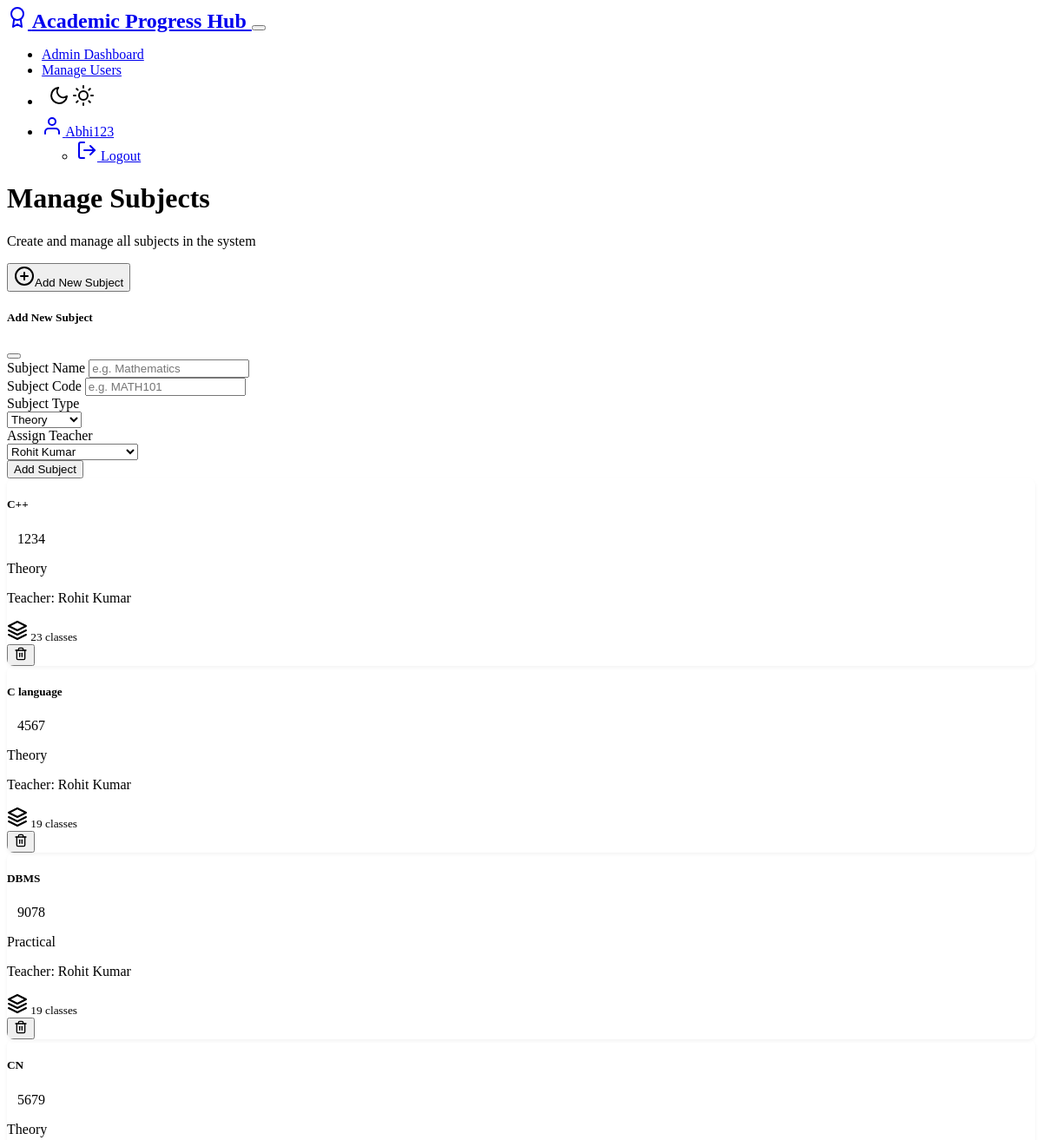
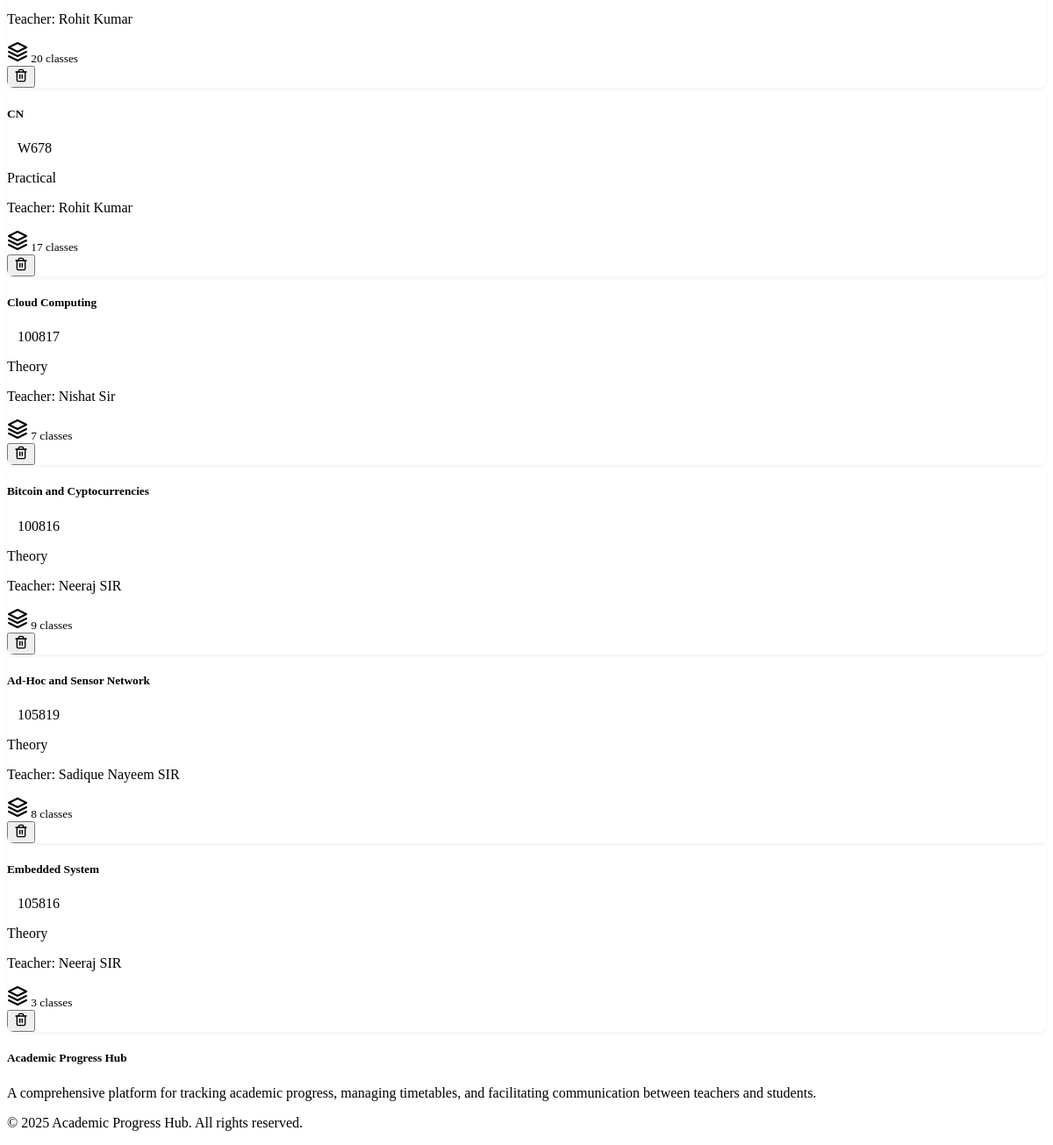
/admin/subjects (signed in), run on the app's committed database (2 pictures, top to bottom).
### models.py (models this page shows, shortened)
class User(UserMixin, db.Model):
    __tablename__ = 'users'
    id = db.Column(db.Integer, primary_key=True)
    username = db.Column(db.String(64), unique=True, nullable=False)
    email = db.Column(db.String(120), unique=True, nullable=False)
    password_hash = db.Column(db.String(256), nullable=False)
    role = db.Column(db.String(10), nullable=False)  # 'admin', 'teacher' or 'student'
    created_at = db.Column(db.DateTime, default=datetime.utcnow)
    teacher_profile = db.relationship('Teacher', backref='user', uselist=False, cascade='all, delete-orphan')
    student_profile = db.relationship('Student', backref='user', uselist=False, cascade='all, delete-orphan')
    @property
    def is_admin(self):
        return self.role == 'admin'

class Subject(db.Model):
    __tablename__ = 'subjects'
    id = db.Column(db.Integer, primary_key=True)
    name = db.Column(db.String(100), nullable=False)
    code = db.Column(db.String(20), nullable=False, unique=True)
    type = db.Column(db.String(20), nullable=False, default='Theory')
    teacher_id = db.Column(db.Integer, db.ForeignKey('teachers.id'), nullable=False)
    timetables = db.relationship('Timetable', backref='subject', cascade='all, delete-orphan')
    performances = db.relationship('Performance', backref='subject', cascade='all, delete-orphan')

### routes/admin_routes.py (the view)
    def decorated_function(*args, **kwargs):
        if not current_user.is_authenticated or not current_user.is_admin:
            flash('Access denied: Admin permissions required.', 'danger')
            return redirect(url_for('auth.login'))
        return f(*args, **kwargs)

### routes/admin_routes.py
    class SubjectForm(FlaskForm):
        name = StringField('Subject Name', validators=[DataRequired()])
        code = StringField('Subject Code', validators=[DataRequired()])
        type = SelectField('Subject Type', choices=[
            ('Theory', 'Theory'),
            ('Practical', 'Practical'),
            ('Laboratory', 'Laboratory')
        ], validators=[DataRequired()])
        teacher_id = SelectField('Assign Teacher', coerce=int, validators=[DataRequired()])
        submit = SubmitField('Add Subject')

### app.py (called while the page is built)
@login_manager.user_loader
def load_user(user_id):
    from models import User
    return User.query.get(int(user_id))

### routes/admin_routes.py (called while the page is built)
def admin_required(f):
    def decorated_function(*args, **kwargs):
        if not current_user.is_authenticated or not current_user.is_admin:
            flash('Access denied: Admin permissions required.', 'danger')
            return redirect(url_for('auth.login'))
        return f(*args, **kwargs)
    decorated_function.__name__ = f.__name__
    return login_required(decorated_function)

### templates/admin/subjects.html (shortened to what this page needs)
{% extends 'layout.html' %}
{% block content %}
<div class="row mb-4 align-items-center">
    <div class="col">
        <h1 class="mb-0">Manage Subjects</h1>
        <p class="text-muted">Create and manage all subjects in the system</p>
    </div>
    <div class="col-auto">
        <button type="button" class="btn btn-primary" data-bs-toggle="modal" data-bs-target="#newSubjectModal">
            <span data-feather="plus-circle" class="me-2"></span>Add New Subject
        </button>
    </div>
</div>
<div class="modal fade" id="newSubjectModal" tabindex="-1" aria-labelledby="newSubjectModalLabel" aria-hidden="true">
    <div class="modal-dialog">
        <div class="modal-content">
            <div class="modal-header">
                <h5 class="modal-title" id="newSubjectModalLabel">Add New Subject</h5>
                <button type="button" class="btn-close" data-bs-dismiss="modal" aria-label="Close"></button>
            </div>
            <div class="modal-body">
                <form method="POST" action="{{ url_for('admin.manage_subjects') }}">
                    <div class="mb-3">
                        {{ form.name.label(class="form-label") }}
                        {{ form.name(class="form-control", placeholder="e.g. Mathematics") }}
                    </div>
                    <div class="mb-3">
                        {{ form.code.label(class="form-label") }}
                        {{ form.code(class="form-control", placeholder="e.g. MATH101") }}
                    </div>
                    <div class="mb-3">
                        {{ form.type.label(class="form-label") }}
                        <div>
                            {{ form.type(class="form-select") }}
                        </div>
                    </div>
                    <div class="mb-3">
                        {{ form.teacher_id.label(class="form-label") }}
                        <div>
                            {{ form.teacher_id(class="form-select") }}
                        </div>
                    </div>
                    <div class="d-grid">
                        {{ form.submit(class="btn btn-primary") }}
                    </div>
                </form>
            </div>
        </div>
    </div>
</div>
{% if subjects %}
    <div class="row g-4">
        {% for subject in subjects %}
            <div class="col-md-6 col-lg-4">
                <div class="card h-100">
                    <div class="card-body">
                        <div class="d-flex justify-content-between align-items-center mb-2">
                            <h5 class="card-title mb-0">{{ subject.name }}</h5>
                            <span class="badge bg-secondary">{{ subject.code }}</span>
                        </div>
                        <p class="text-muted mb-2">{{ subject.type }}</p>
                        <p class="text-muted">Teacher: {{ subject.teacher.user.username }}</p>
                        <div class="d-flex justify-content-between mt-3">
                            <small class="text-muted">
                                <span data-feather="layers" class="me-1"></span>
                                {{ subject.timetables|length }} classes
                            </small>
                            <form method="POST" action="{{ url_for('admin.delete_subject', subject_id=subject.id) }}" onsubmit="return confirm('Are you sure you want to delete this subject? This will also delete all related timetables and performance records.');">
                                <button type="submit" class="btn btn-sm btn-outline-danger">
                                    <span data-feather="trash-2" style="width: 16px; height: 16px;"></span>
                                </button>
                            </form>
                        </div>
                    </div>
                </div>
            </div>
        {% endfor %}
    </div>
{% endif %}
{% endblock %}

### templates/layout.html (shortened to what this page needs)
<!DOCTYPE html>
<html lang="en" data-bs-theme="dark">
<head>
    <link rel="stylesheet" href="https://cdn.replit.com/agent/bootstrap-agent-dark-theme.min.css">
    <link rel="stylesheet" href="{{ url_for('static', filename='css/style.css') }}">
    {% if current_user.is_authenticated and current_user.role == 'admin' %}
    <link rel="stylesheet" href="{{ url_for('static', filename='css/admin/style.css') }}">
    {% endif %}
</head>
<body class="{% block body_class %}{% endblock %}">
    <nav class="navbar navbar-expand-lg navbar-dark bg-dark mb-4">
        <div class="container">
            <a class="navbar-brand" href="{{ url_for('index') }}">
                <span data-feather="award" class="me-2"></span>
                Academic Progress Hub
            </a>
            <button class="navbar-toggler" type="button" data-bs-toggle="collapse" data-bs-target="#navbarNav">
            </button>
            <div class="collapse navbar-collapse" id="navbarNav">
                <ul class="navbar-nav ms-auto">
                    {% if current_user.is_authenticated %}
                        {% if current_user.role == 'admin' %}
                            <li class="nav-item">
                                <a class="nav-link" href="{{ url_for('admin.admin_dashboard') }}">Admin Dashboard</a>
                            </li>
                            <li class="nav-item">
                                <a class="nav-link" href="{{ url_for('admin.manage_users') }}">Manage Users</a>
                            </li>
                        {% endif %}
                        <li class="nav-item">
                            <button class="nav-link btn theme-toggle px-2" id="themeToggle" title="Toggle Light/Dark Mode">
                                <span data-feather="moon" class="theme-icon-dark d-none"></span>
                                <span data-feather="sun" class="theme-icon-light"></span>
                            </button>
                        </li>
                        <li class="nav-item dropdown">
                            <a class="nav-link dropdown-toggle" href="#" id="userDropdown" role="button" data-bs-toggle="dropdown">
                                <span data-feather="user" class="me-1"></span>
                                {{ current_user.username }}
                            </a>
                            <ul class="dropdown-menu dropdown-menu-end">
                                <li>
                                    <a class="dropdown-item" href="{{ url_for('auth.logout') }}">
                                        <span data-feather="log-out" class="me-1"></span> Logout
                                    </a>
                                </li>
                            </ul>
                        </li>
                    {% endif %}
                </ul>
            </div>
        </div>
    </nav>
    <main class="container my-4">
        {% block content %}{% endblock %}
    </main>
    <footer class="bg-dark text-light py-4 mt-5">
        <div class="container">
            <div class="row">
                <div class="col-md-6">
                    <h5>Academic Progress Hub</h5>
                    <p>A comprehensive platform for tracking academic progress, managing timetables, and facilitating communication between teachers and students.</p>
                </div>
                <div class="col-md-6 text-md-end">
                    <p>&copy; 2025 Academic Progress Hub. All rights reserved.</p>
                </div>
            </div>
        </div>
    </footer>
</body>
</html>

### static/css/style.css (style rules this page uses)
:root { --transition-speed: 0.3s; }
.theme-toggle { background: transparent; border: none; cursor: pointer; padding: 0.5rem; transition: color var(--transition-speed); }
.navbar-brand { font-weight: bold; font-size: 1.5rem; }
.card { background-color: var(--bs-dark); border: 1px solid rgba(255, 255, 255, 0.1); box-shadow: 0 4px 6px rgba(0, 0, 0, 0.2); overflow: hidden; }
body, .card, .chart-container { transition: background-color var(--transition-speed) ease, color var(--transition-speed) ease, border-color var(--transition-speed) ease; }

### static/css/admin/style.css (style rules this page uses)
.badge { padding: 0.5em 0.75em; }
.modal-content { border-radius: 0.5rem; }
.card { border-radius: 0.5rem; border: none; box-shadow: 0 2px 4px rgba(0,0,0,0.05); }

### data on the page
User: username "Abhi123"
Subject: name "C++", code "1234", type "Theory", teacher.user.username "Rohit Kumar", timetables|length "23"
Subject: name "C language", code "4567", type "Theory", teacher.user.username "Rohit Kumar", timetables|length "19"
Subject: name "DBMS", code "9078", type "Practical", teacher.user.username "Rohit Kumar", timetables|length "19"
Subject: name "CN", code "5679", type "Theory", teacher.user.username "Rohit Kumar", timetables|length "20"
Subject: name "CN", code "W678", type "Practical", teacher.user.username "Rohit Kumar", timetables|length "17"
Subject: name "Cloud Computing", code "100817", type "Theory", teacher.user.username "Nishat Sir", timetables|length "7"
Subject: name "Bitcoin and Cyptocurrencies", code "100816", type "Theory", teacher.user.username "Neeraj SIR", timetables|length "9"
Subject: name "Ad-Hoc and Sensor Network", code "105819", type "Theory", teacher.user.username "Sadique Nayeem SIR", timetables|length "8"
Subject: name "Embedded System", code "105816", type "Theory", teacher.user.username "Neeraj SIR", timetables|length "3"
